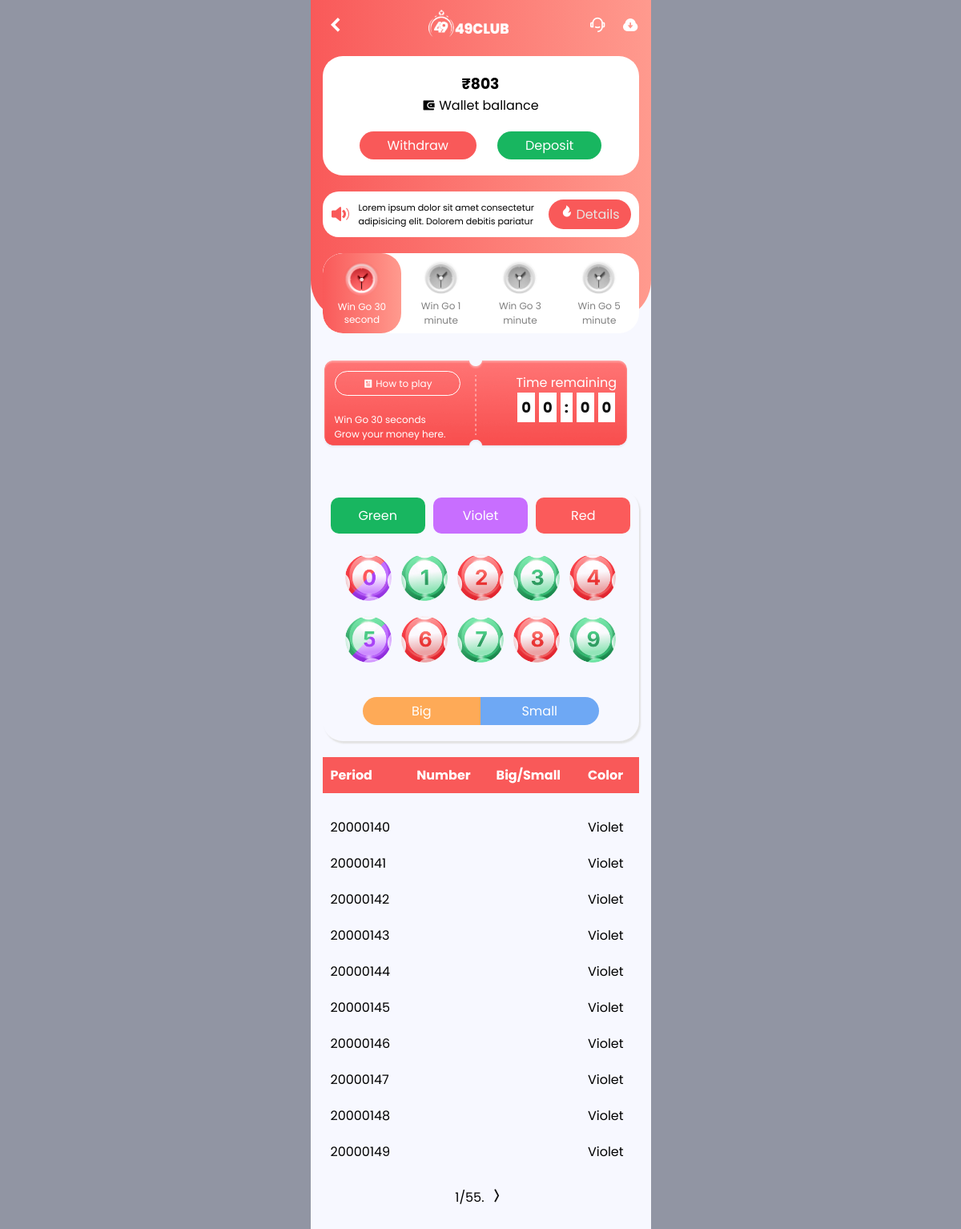
/wingoPage (signed in), run on the app's committed database.
### club/models.py (models this page shows, shortened)
class Profile(models.Model):
    user = models.OneToOneField(User, on_delete=models.CASCADE)
    code = models.CharField(max_length=50, default='', blank=True)
    user_code = models.CharField(max_length=12, blank=True, null=True)
    recomended_by = models.ForeignKey(User, on_delete=models.CASCADE, blank=True, null=True, related_name='ref_by')
    referals_number = models.IntegerField(blank=True, default=0)
    user_balance = models.IntegerField(blank=True, default=0)
    refer_code = models.CharField(max_length=50, blank=True, null=True)
    total_balance = models.IntegerField(blank=True, default=0)
    total_withdraw = models.IntegerField(blank=True, default=0)
    total_deposite = models.IntegerField(blank=True, default=0)

class RoundWinColor(models.Model):
    COLOR_CHOICES = [
        ('Red', 'Red'),
        ('Green', 'Green'),
        ('Violet', 'Violet')
    ]
    round = models.ForeignKey(GameRound, on_delete=models.CASCADE)
    win_color = models.CharField(max_length=10, choices=COLOR_CHOICES, blank=True, default="Violet")
    red_bet_amount = models.IntegerField(default=0)
    green_bet_amount = models.IntegerField(default=0)
    violet_bet_amount = models.IntegerField(default=0)

class GameRound(models.Model):
    game_id = models.IntegerField(default=20000000)
    start_hour = models.IntegerField(default=0)
    start_minute = models.IntegerField(default=0)
    start_second = models.IntegerField(default=0)
    duration = models.IntegerField(default=30)

### club/views.py (the view)
# urls.py: path('wingoPage', wingoPage, name='wingoPage'),
@login_required
def wingoPage(request):
    profile = Profile.objects.get(user=request.user)
    round_results = RoundWinColor.objects.all().reverse()
    paginator = Paginator(round_results, 10)  # Show 10 round results per page
    page_number = request.GET.get('page')
    page_obj = paginator.get_page(page_number)
    if request.method=='POST':
        bet_amount = request.POST['total_amount']
        bet_color = request.POST['bet_color']
        round = latest_round
        user = request.user
    return render(request, 'wingo.html', {'profile': profile, 'page_obj': page_obj})

### templates/wingo.html (shortened to what this page needs)
<!DOCTYPE html>
<html lang="en">
<head>
    <link rel="stylesheet" href="/static/style/wingo.css">
    <link rel="stylesheet" href="/static/style/utils.css">
    <link href="https://cdn.jsdelivr.net/npm/remixicon@4.3.0/fonts/remixicon.css" rel="stylesheet" />
</head>
<body>
    <section class="main_section">
        <header>
            <div class="navbar">
                <div class="nav_back">
                    <a href="/"><i class="ri-arrow-left-s-line"></i></a>
                </div>
                <div class="logo">
                    <img src="/static/assets/logo2.png" alt="">
                </div>
                <div class="nav_icon">
                    <div class="mail">
                        <a><i class="ri-customer-service-2-line"></i></a>
                    </div>
                    <div class="down">
                        <i class="ri-download-cloud-fill"></i>
                    </div>
                </div>
            </div>
            <div class="balance">
                <div class="balance_amount">
                    <h3>₹{{profile.user_balance}}</h3>
                    <p><i class="ri-wallet-3-fill"></i> Wallet ballance</p>
                </div>
                <div class="balance_btns">
                    <a href="/withdrawPage" class="withdraw_btn">Withdraw</a>
                    <a href="/depositePage" class="deposite_btn">Deposit</a>
                </div>
            </div>
            <div class="main_details">
                <h1><i class="ri-volume-up-fill"></i></h1>
                <div class="details_text">
                    <p>Lorem ipsum dolor sit amet consectetur adipisicing elit. Dolorem debitis pariatur</p>
                </div>
                <div class="details_btn"><i class="ri-fire-fill"></i> Details</div>
            </div>
            <div class="wingo_times">
                <div class="wingo_time_card active">
                    <img src="/static/assets/clock.png" alt="">
                    <p>Win Go 30<br>second</p>
                </div>
                <div class="wingo_time_card">
                    <img src="/static/assets/clock2.png" alt="">
                    <p>Win Go 1<br>minute</p>
                </div>
                <div class="wingo_time_card">
                    <img src="/static/assets/clock2.png" alt="">
                    <p>Win Go 3<br>minute</p>
                </div>
                <div class="wingo_time_card">
                    <img src="/static/assets/clock2.png" alt="">
                    <p>Win Go 5<br>minute</p>
                </div>
            </div>
        </header>
        <main>
            <div class="main_ticket">
                <div class="ticket_left">
                    <a href=""><i class="ri-article-fill"></i> How to play</a><br><br>
                    <p>Win Go 30 seconds</p>
                    <p>Grow your money here.</p>
                </div>
                <div class="ticket_right">
                    <p>Time remaining</p>
                    <div class="ticket_time">
                        <div class="time">0</div>
                        <div class="time">0</div>
                        <div class="time">:</div>
                        <div class="time">0</div>
                        <div class="time">0</div>
                    </div>
                </div>
            </div>
            <div class="game_window">
                <div class="game_color">
                    <p class="game_color_cl" id="color_green">Green</p>
                    <p class="game_color_cl" id="color_violet">Violet</p>
                    <p class="game_color_cl" id="color_red">Red</p>
                </div>
                <div class="game_number">
                    <span class="game_number_cl" data-value="0">
                        <img src="/static/assets/0.png" alt="">
                    </span>
                    <span class="game_number_cl" data-value="1">
                        <img src="/static/assets/1.png" alt="">
                    </span>
                    <span class="game_number_cl" data-value="2">
                        <img src="/static/assets/2.png" alt="">
                    </span>
                    <span class="game_number_cl" data-value="3">
                        <img src="/static/assets/3.png" alt="">
                    </span>
                    <span class="game_number_cl" data-value="4">
                        <img src="/static/assets/4.png" alt="">
                    </span>
                    <span class="game_number_cl" data-value="5">
                        <img src="/static/assets/5.png" alt="">
                    </span>
                    <span class="game_number_cl" data-value="6">
                        <img src="/static/assets/6.png" alt="">
                    </span>
                    <span class="game_number_cl" data-value="7">
                        <img src="/static/assets/7.png" alt="">
                    </span>
                    <span class="game_number_cl" data-value="8">
                        <img src="/static/assets/8.png" alt="">
                    </span>
                    <span class="game_number_cl" data-value="9">
                        <img src="/static/assets/9.png" alt="">
                    </span>
                </div>
                <div class="game_size">
                    <div class="game_size_cl size_big">Big</div>
                    <div class="game_size_cl size_small">Small</div>
                </div>
            </div>
            <div class="game_result">
                <table>
                    <thead>
                        <tr>
                            <th>Period</th>
                            <th>Number</th>
                            <th>Big/Small</th>
                            <th>Color</th>
                        </tr>
                    </thead>
                    <tbody id="results">
                        <tr>
                            <td id="round_id"></td>
                            <td id="win_number"></td>
                            <td id="win_size"></td>
                            <td id="win_color"></td>
                        </tr>
                        {% for result in page_obj %}
                        <tr>
                            <td id="round_id">{{ result.round.game_id }}</td>
                            <td></td>
                            <td></td>
                            <td id="win_color"> {{ result.win_color }}</td>
                        </tr>
                        {% endfor %}
                    </tbody>
                </table>
                <div class="pagination" style="text-align: center; margin-top: 20px;">
                    <span class="step-links">
                        <span class="current">
                            {{ page_obj.number }}/{{ page_obj.paginator.num_pages }}.
                        </span>
                        {% if page_obj.has_next %}
                        <a href="?page={{ page_obj.next_page_number }}"><i style="color: #111; font-size: 22px;"
                                class="ri-arrow-right-wide-line"></i></a>
                        {% endif %}
                    </span>
                </div>
            </div>
        </main>
    </section>
</body>
</html>

### static/style/wingo.css (style rules this page uses)
header { height: 400px; background: linear-gradient(90deg, #f95959 0%, #ff9a8e 100%); border-radius: 0 0 50px 50px; }
.navbar { display: flex; justify-content: space-between; align-items: center; padding: 10px 15px; }
.navbar .nav_back a { font-weight: bold; font-size: 30px; color: #fff; }
.navbar .nav_icon { display: flex; justify-content: space-between; gap: 20px; align-items: center; }
.nav_icon i { color: #fff; font-size: 20px; }
.navbar img { width: 100px; }
main { padding-bottom: 50px; }
.balance { margin: 5px 15px; background-color: #fff; border-radius: 25px; padding: 20px; margin-bottom: 20px; }
.balance .balance_amount { display: flex; flex-direction: column; align-items: center; justify-content: center; margin-bottom: 20px; }
.balance .balance_btns { display: flex; justify-content: space-evenly; align-items: center; }
.balance_btns .withdraw_btn { padding: 5px 35px; color: #fff; background-color: #f95959; border-radius: 20px; }
.balance_btns .deposite_btn { padding: 5px 35px; color: #fff; background-color: #18B660; border-radius: 20px; }
.main_details { margin: 20px 15px; padding: 10px; display: flex; justify-content: center; align-items: center; gap: 10px; background-color: #fff; border-radius: 20px; }
.main_details i { width: 20px; color: #F95959; }
.main_details .details_text { font-size: 11px; text-wrap: wrap; width: 90%; }
.main_details .details_btn { color: rgb(232, 230, 227); background-color: #F95959; padding: 6px 14px; border-radius: 20px; display: flex; }
.details_btn i { color: white; }
.wingo_times { margin: 20px 15px; background-color: #fff; height: 100px; border-radius: 25px; display: flex; justify-content: center; align-self: center; overflow: hidden; }
.wingo_times .wingo_time_card { width: 100%; height: 100%; display: flex; flex-direction: column; text-align: center; justify-content: center; align-items: center; border-radius: 25px; color: gray; }
.wingo_time_card.active { background: linear-gradient(90deg, #f95959 0%, #ff9a8e 100%); color: white; line-height: 16px; }
.wingo_times .wingo_time_card img { width: 50px; }
.wingo_times .wingo_time_card p { font-size: 12px; text-align: center; }
.main_ticket { width: 90%; height: 111px; margin: 50px 15px; background: url("/static/assets/tickte.png") no-repeat; background-size: contain; display: flex; justify-content: space-between; align-items: start; padding: 15px; }
.main_ticket .ticket_left a { color: #fff; font-size: 12px; padding: 6px 35px; border: 1px solid white; border-radius: 50px; margin-bottom: 30px; }
.main_ticket .ticket_left p { color: #fff; font-size: 12px; }
.main_ticket .ticket_right { display: flex; justify-content: center; align-items: end; flex-direction: column; }
.main_ticket .ticket_right p { font-size: 16px; color: #fff; }
.ticket_right .ticket_time { display: flex; justify-content: center; align-self: center; gap: 5px; margin-bottom: 5px; }
.ticket_time .time { padding: 5px; color: #111; font-size: 18px; font-weight: bold; background-color: #fff; }
.game_window { padding: 10px; border-radius: 25px; box-shadow: 2px 3px 2px #e2e2e2; margin: 10px 15px; }
.game_window .game_color { display: flex; justify-content: space-evenly; align-self: center; gap: 10px; text-align: center; margin-bottom: 20px; }
.game_window .game_color p { width: 300px; padding: 10px 30px; border-radius: 10px; color: #fff; cursor: pointer; }
.game_window #color_green { background-color: #18B660; }
.game_window #color_violet { background-color: #C86EFF; }
.game_window #color_red { background-color: #FB5B5B; }
.game_window .game_number { display: flex; justify-content: center; align-self: center; flex-wrap: wrap; margin-bottom: 20px; }
.game_window .game_number img { width: 60px; margin: 5px; }
.game_window .game_size { display: flex; justify-content: center; align-items: center; text-align: center; color: #fff; border-radius: 25px; padding: 10px 40px; }
.game_size .size_big { padding: 5px; width: 50%; border-radius: 25px 0 0 25px; background-color: #FEAA57; }
.game_size .size_small { padding: 5px; width: 50%; border-radius: 0 24px 25px 0; background-color: #6EA8F4; }
.main_section { position: relative; }

### static/style/utils.css (style rules this page uses)
* { margin: 0; padding: 0; box-sizing: border-box; }
body { background-color: #9195A3; font-family: "Poppins", "Roboto", sans-serif; }
.main_section { position: relative; max-width: 425px; height: 100%; background-color: #F7F8FF; margin: auto; z-index: 1; }
a, li { list-style: none; text-decoration: none; }

### data on the page
Profile: user_balance "803"
RoundWinColor: round.game_id "20000140", win_color "Violet"
RoundWinColor: round.game_id "20000141", win_color "Violet"
RoundWinColor: round.game_id "20000142", win_color "Violet"
RoundWinColor: round.game_id "20000143", win_color "Violet"
RoundWinColor: round.game_id "20000144", win_color "Violet"
RoundWinColor: round.game_id "20000145", win_color "Violet"
RoundWinColor: round.game_id "20000146", win_color "Violet"
RoundWinColor: round.game_id "20000147", win_color "Violet"
RoundWinColor: round.game_id "20000148", win_color "Violet"
RoundWinColor: round.game_id "20000149", win_color "Violet"

### other printed values
{{ page_obj.number }} "1"
{{ page_obj.paginator.num_pages }} "55"
